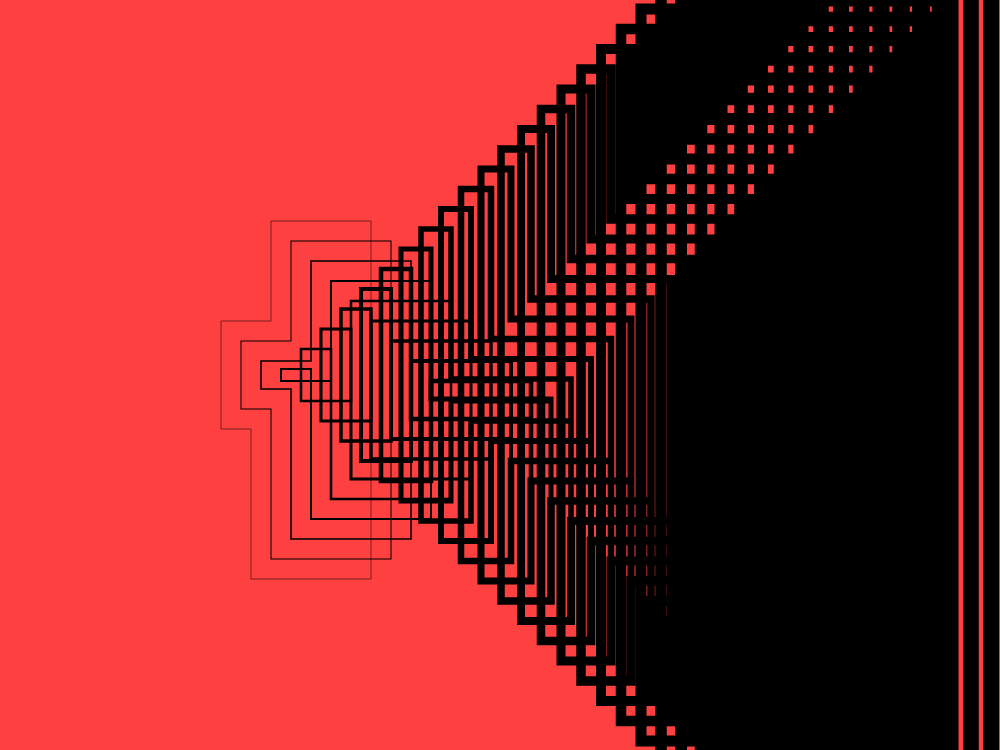
Frame 1 (no input)
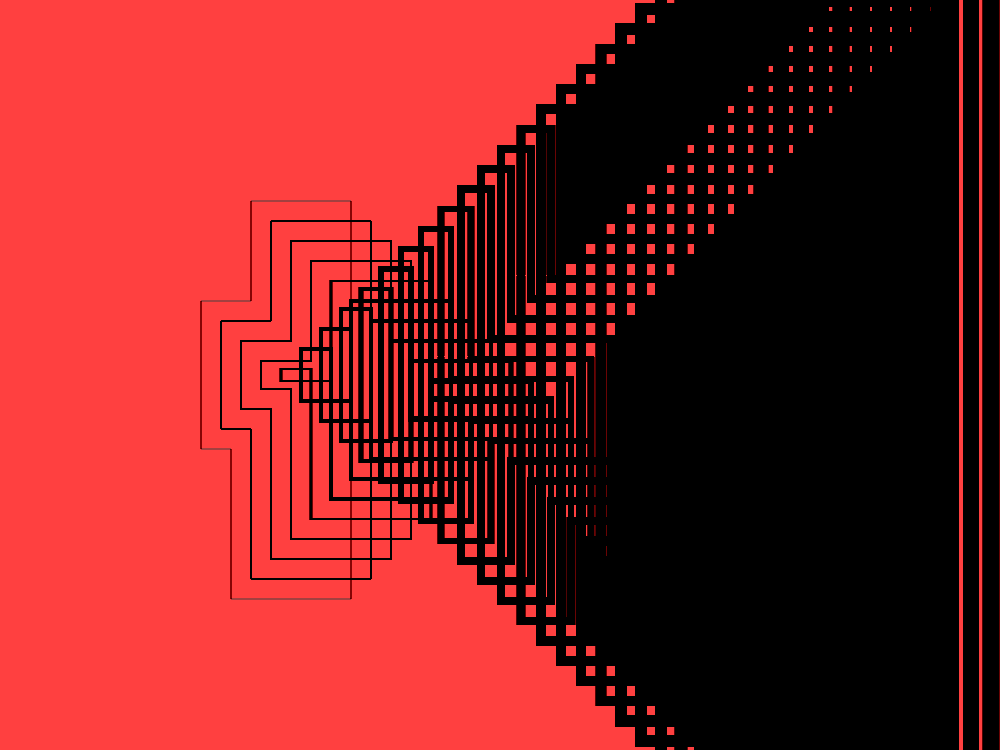
Frame 60 (no input)
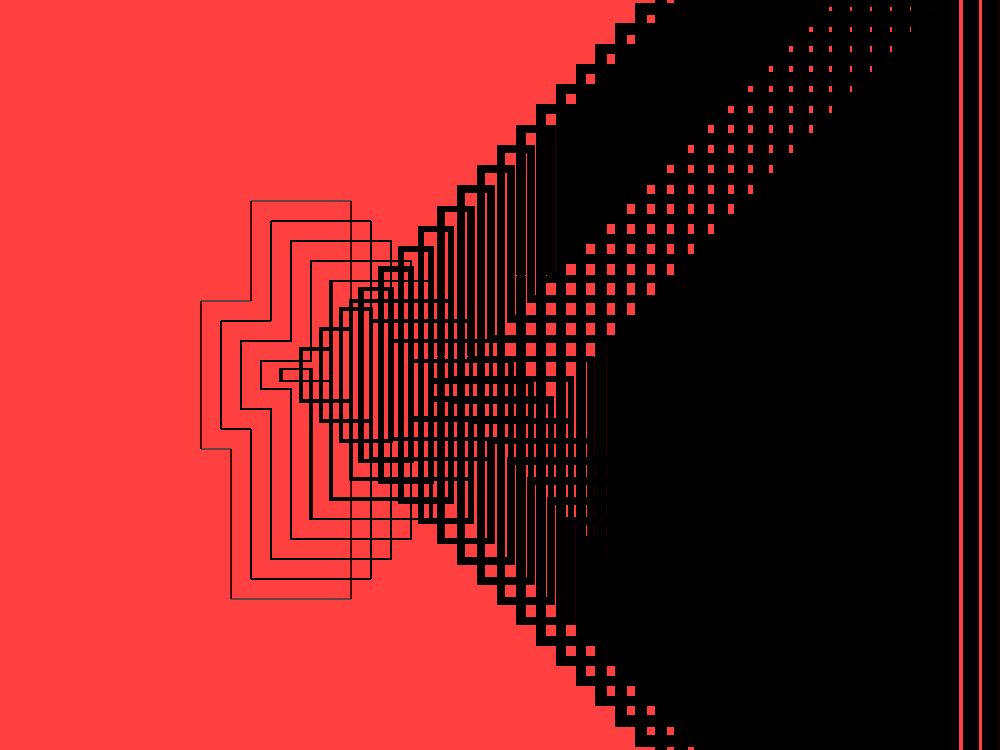
Frame 120 (the mouse pressed at the canvas centre since frame 60)

The p5.js sketch that drew these frames (run headless with seeded random() and noise() and a simulated clock; from frame 60 on, the mouse is pressed at the canvas centre):

// p5.js sketch
// ── sketch.js
function setup() {
  createCanvas(1000, 750);
  background(255, 64, 64);
  noFill();
}

function draw() {


  for (let x = 1; x < height; x += 20) {
    strokeWeight(x / 40);
    beginShape();
    vertex(350 + x, 350 + x);
    vertex(350 + x, 200 + x);
    vertex(250 + x, 200 + x);
    vertex(250 + x, 300 + x);
    vertex(200 + x, 300 + x);
    vertex(200 + x, 450 - x);
    vertex(230 + x, 450 - x);
    vertex(230 + x, 600 - x);
    vertex(230 + x, 600 - x);
    vertex(350 + x, 600 - x);
    endShape(CLOSE);

  }
}
